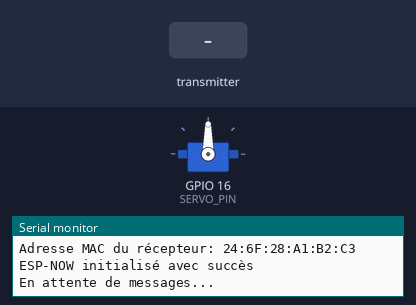
The program below on a simulated ESP32. Shown: servo, the last lines printed to the serial monitor. Inputs (shaded band) come from the test bench.

Above: at 2.2 s.
2.3 s: the transmitter starts sending angle = 0
At 3.3 s:
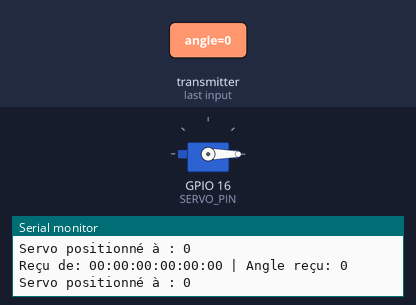
3.8 s: the transmitter starts sending angle = 45
At 4.6 s:
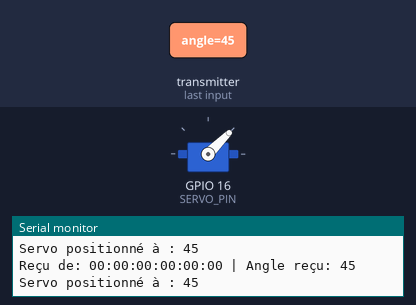
5.3 s: the transmitter starts sending angle = 180
At 5.8 s:
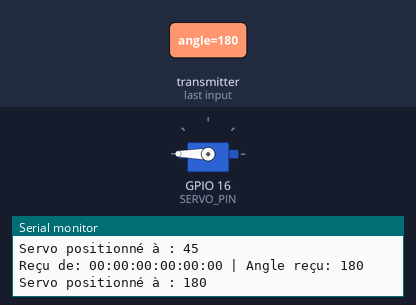
6.8 s: the transmitter starts sending angle = 90
At 7.9 s:
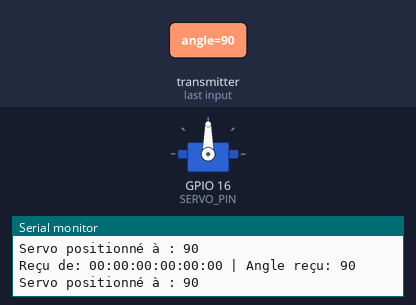
Timing chart, 0 to 9.3 s (numbered marks = the images above; inputs shaded):
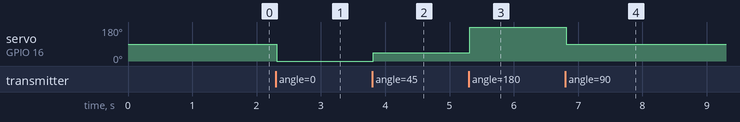

Measured:
- after the input at 2.3 s, servo on GPIO 16 (SERVO_PIN): 90° → 0° at once
- after the input at 3.8 s, servo on GPIO 16 (SERVO_PIN): 0° → 45° at once
- after the input at 5.3 s, servo on GPIO 16 (SERVO_PIN): 45° → 180° at once
- after the input at 6.8 s, servo on GPIO 16 (SERVO_PIN): 180° → 90° at once

The program:

main.cpp
```cpp
#include <Arduino.h>
#include <esp_now.h>
#include <WiFi.h>
#include <esp_wifi.h>
#include <ESP32Servo.h>

// Pin pour le servo moteur
#define SERVO_PIN 16
// Crée un objet servo
Servo myServo;

//Rouge canal 1 // Vert Canal 5 // Blanc Canal 9 // Noir Canal 13

#define WIFI_CHANNEL 13

// Structure pour recevoir les données
typedef struct struct_message {
  int angle;
} struct_message;

// Crée une variable pour stocker les données reçues
struct_message myData;

// Callback qui s'exécute quand on reçoit des données
void OnDataRecv(const uint8_t *mac_addr, const uint8_t *incomingData, int len) {
  // Adresse MAC de l'expéditeur
  char macStr[18];
  snprintf(macStr, sizeof(macStr), "%02x:%02x:%02x:%02x:%02x:%02x",
           mac_addr[0], mac_addr[1], mac_addr[2], mac_addr[3], mac_addr[4], mac_addr[5]);

  // Copie les données reçues dans notre structure
  memcpy(&myData, incomingData, sizeof(myData));

  // Affiche les informations reçues
  Serial.print("Reçu de: ");
  Serial.print(macStr);
  Serial.print(" | Angle reçu: ");
  Serial.println(myData.angle);

  // Applique l'angle au servo moteur
  myServo.write(myData.angle);
  Serial.print("Servo positionné à : ");
  Serial.println(myData.angle);
}


void setup() {
  // Initialize Serial Monitor
  Serial.begin(115200);
  delay(1000); // Attendre que le moniteur série soit prêt

  Serial.println("Démarrage du récepteur ESP-NOW...");

  // Initialise le servo moteur
  ESP32PWM::allocateTimer(0);
  myServo.setPeriodHertz(50);    // Fréquence standard pour les servos
  myServo.attach(SERVO_PIN, 500, 2400); // min/max pulse width
  myServo.write(90);  // Position initiale à 90 degrés
  Serial.println("Servo moteur initialisé");

  // Set device as a Wi-Fi Station
  WiFi.mode(WIFI_STA);
  WiFi.disconnect(); // Pour être sûr de ne pas être connecté à un point d'accès

  // Configure le canal WiFi
  esp_wifi_set_channel(WIFI_CHANNEL, WIFI_SECOND_CHAN_NONE);
  Serial.print("Canal WiFi configuré sur : ");
  Serial.println(WIFI_CHANNEL);

  Serial.print("Adresse MAC du récepteur: ");
  Serial.println(WiFi.macAddress());

  // Initialise ESP-NOW
  if (esp_now_init() != ESP_OK) {
    Serial.println("Erreur pendant l'initialisation d'ESP-NOW");
    return;
  }
  Serial.println("ESP-NOW initialisé avec succès");
  Serial.println("En attente de messages...");

  // Enregistre la callback qui sera appelée pour recevoir les données
  esp_now_register_recv_cb(OnDataRecv);
}

void loop() {
  // Rien à faire ici - tout est géré dans la callback OnDataRecv
  delay(10);
}
```
